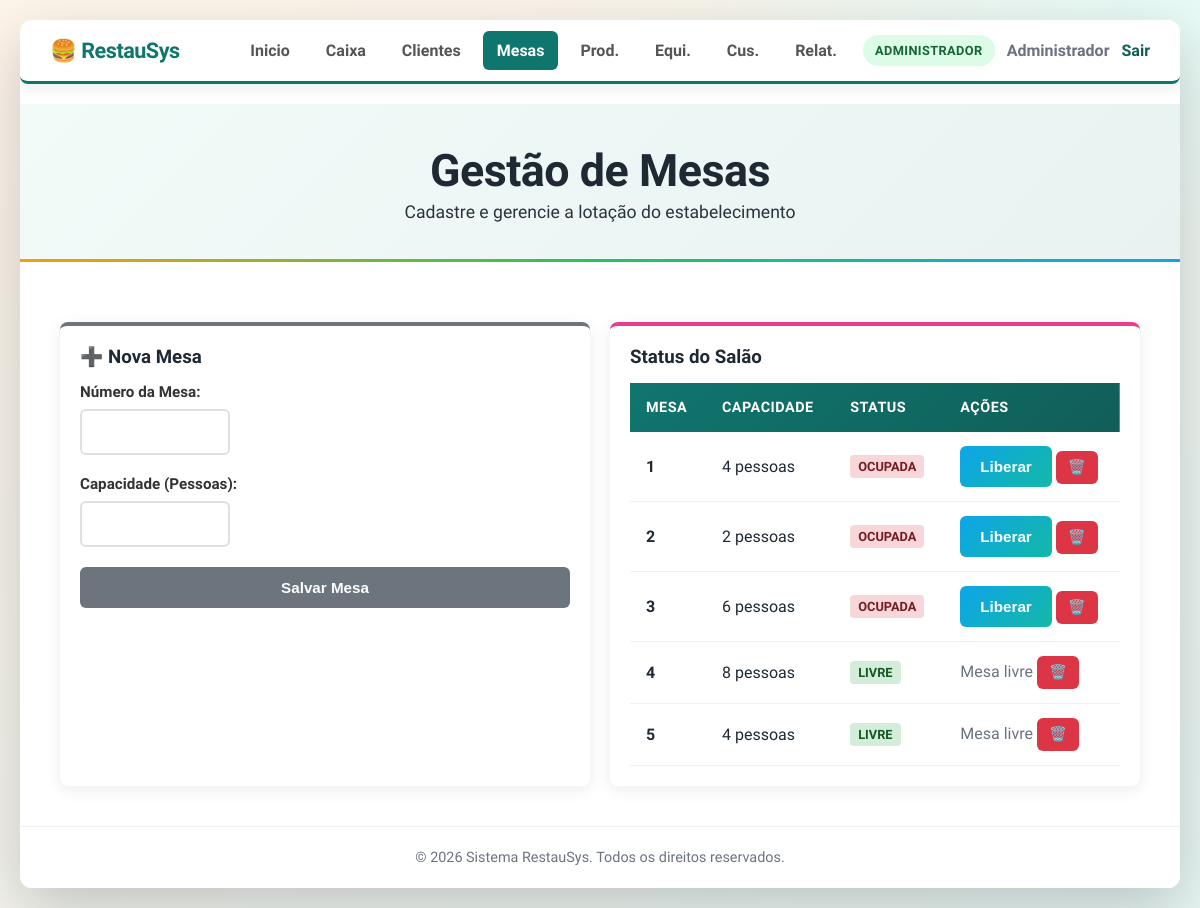
Before: /pages/mesas.php (signed in) with the older database file.
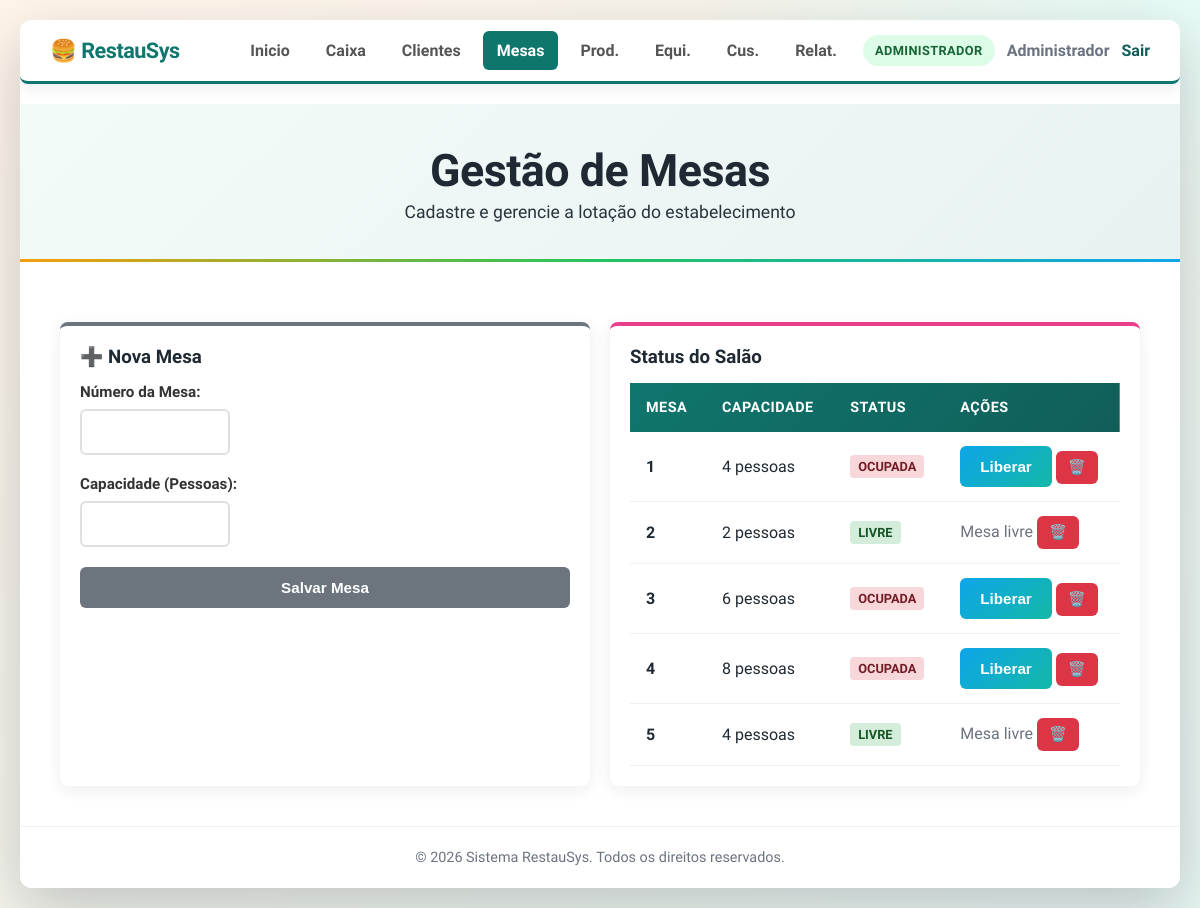
After: the same page with the newer database file.
### tables this page shows
CREATE TABLE mesas (
    id_mesa INTEGER PRIMARY KEY AUTOINCREMENT,
    numero INTEGER NOT NULL UNIQUE,
    capacidade INTEGER NOT NULL,
    status TEXT NOT NULL DEFAULT 'livre' CHECK (status IN ('livre','ocupada','reservada'))
);

### pages/mesas.php (the view, shortened to what this page needs)
<?php
require_once __DIR__ . "/../config/config.php";
$mesas = query_all("SELECT * FROM mesas ORDER BY numero ASC");
?>
<!DOCTYPE html>
<html lang="pt-BR">
<head>
    <link rel="stylesheet" href="../css/style.css">
</head>
<body>
    <div class="container">
        <header>
            <div class="header-content">
                <h1>Gestão de Mesas</h1>
                <p class="header-subtitle">Cadastre e gerencie a lotação do estabelecimento</p>
            </div>
        </header>
        <main>
            <div class="dashboard-grid">
                <?php if (usuario_admin()): ?>
                    <div class="card" style="border-top-color: #6c757d;">
                        <h3>➕ Nova Mesa</h3>
                        <form method="POST" class="formulario">
                            <div class="form-grupo">
                                <label>Número da Mesa:</label>
                                <input type="number" name="numero" required>
                            </div>
                            <div class="form-grupo">
                                <label>Capacidade (Pessoas):</label>
                                <input type="number" name="capacidade" required>
                            </div>
                            <button type="submit" class="btn " style="background: #6c757d; color: white;">Salvar Mesa</button>
                        </form>
                    </div>
                <?php endif; ?>
                <div class="card" style="border-top-color: #e83e8c;">
                    <h3>Status do Salão</h3>
                    <div style="max-height: 400px; overflow-y: auto;">
                        <table class="tabela">
                            <thead>
                                <tr>
                                    <th>Mesa</th>
                                    <th>Capacidade</th>
                                    <th>Status</th>
                                    <?php if (usuario_admin()): ?><th>Ações</th><?php else: ?><th>Operação</th><?php endif; ?>
                                </tr>
                            </thead>
                            <tbody>
                                <?php foreach($mesas as $m): ?>
                                <tr>
                                    <td><strong><?=$m["numero"]?></strong></td>
                                    <td><?=$m["capacidade"]?> pessoas</td>
                                    <td>
                                        <span class="status-badge status-<?=$m["status"]?>"><?=$m["status"]?></span>
                                    </td>
                                    <td>
                                        <?php if ($m["status"] !== "livre"): ?>
                                            <form method="POST" style="display:inline;" onsubmit="return confirm('Deseja liberar esta mesa?');">
                                                <button type="submit" class="btn btn-adicionar" title="Liberar">Liberar</button>
                                            </form>
                                        <?php else: ?>
                                            <span style="color: #6b7280;">Mesa livre</span>
                                        <?php endif; ?>
                                        <?php if (usuario_admin()): ?>
                                            <form method="POST" style="display:inline;" onsubmit="return confirm('Deseja remover esta mesa?');">
                                                <button type="submit" class="btn btn-remover" title="Remover">🗑️</button>
                                            </form>
                                        <?php endif; ?>
                                    </td>
                                </tr>
                                <?php endforeach; ?>
                            </tbody>
                        </table>
                    </div>
                </div>
            </div>
        </main>
        <footer class="app-footer">
            &copy; <?=date("Y")?> Sistema RestauSys. Todos os direitos reservados.
        </footer>
    </div>
</body>
</html>

Changed rows visible on the page:
changed mesas (number 2 of 5 on the later page): status "OCUPADA" → "LIVRE"; status "Liberar" → "Mesa livre"
changed mesas (number 4 of 5 on the later page): status "LIVRE" → "OCUPADA"; status "Mesa livre" → "Liberar"
